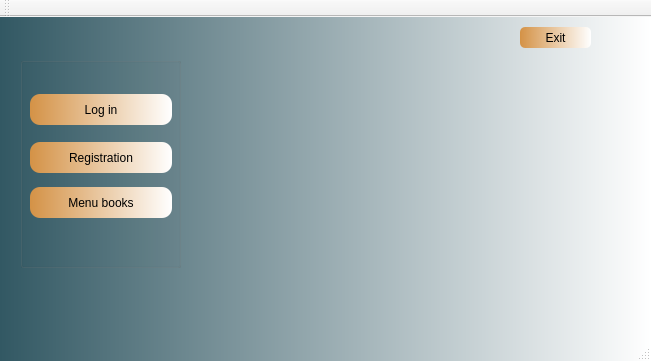
<?xml version="1.0" encoding="UTF-8"?>
<ui version="4.0">
 <class>MainWindow</class>
 <widget class="QMainWindow" name="MainWindow">
  <property name="geometry">
   <rect>
    <x>0</x>
    <y>0</y>
    <width>651</width>
    <height>361</height>
   </rect>
  </property>
  <property name="windowTitle">
   <string>MainWindow</string>
  </property>
  <property name="styleSheet">
   <string notr="true">QPushButton{
                          background-color: qlineargradient(spread:pad, x1:0, y1:0, x2:1, y2:0, stop:0 rgba(212, 146, 70, 255), stop:1 rgba(255, 255, 255, 255));
                          border-style: inset;
                          border-style: outset;
                          border-radius: 10px;
                          border-color: beige;
                          font: bold 14p;
                          min-width: 10em;
                          padding: 6px;
}
QPushButton:pressed{
                          background-color: rgb(224, 200, 0);
                          border-style: inset;
                          color: red;
                          border-style: outset;
                          border-width: 3px;
                          border-radius: 10px;
                          border-color: beige;
                          font: bold 14p;
                          min-width: 10em;
                          padding: 6px;
}
QMainWindow
{
 background-color:qlineargradient(spread:pad, x1:0, y1:0, x2:1, y2:0, stop:0 rgba(50, 88, 99, 255), stop:1 rgba(255, 255, 255, 255))
}</string>
  </property>
  <widget class="QWidget" name="centralWidget">
   <widget class="QGroupBox" name="groupBox">
    <property name="geometry">
     <rect>
      <x>20</x>
      <y>40</y>
      <width>161</width>
      <height>211</height>
     </rect>
    </property>
    <property name="styleSheet">
     <string notr="true"/>
    </property>
    <property name="title">
     <string/>
    </property>
    <widget class="QPushButton" name="Log_in_button">
     <property name="geometry">
      <rect>
       <x>10</x>
       <y>37</y>
       <width>142</width>
       <height>31</height>
      </rect>
     </property>
     <property name="text">
      <string>Log in</string>
     </property>
    </widget>
    <widget class="QPushButton" name="Registratio_button">
     <property name="geometry">
      <rect>
       <x>10</x>
       <y>85</y>
       <width>142</width>
       <height>31</height>
      </rect>
     </property>
     <property name="text">
      <string>Registration</string>
     </property>
    </widget>
    <widget class="QPushButton" name="Menu_books_button">
     <property name="geometry">
      <rect>
       <x>10</x>
       <y>130</y>
       <width>142</width>
       <height>31</height>
      </rect>
     </property>
     <property name="text">
      <string>Menu books</string>
     </property>
    </widget>
   </widget>
   <widget class="QLabel" name="label">
    <property name="geometry">
     <rect>
      <x>190</x>
      <y>40</y>
      <width>421</width>
      <height>211</height>
     </rect>
    </property>
    <property name="text">
     <string/>
    </property>
    <property name="pixmap">
     <pixmap resource="image.qrc">:/picture/book.jpg</pixmap>
    </property>
   </widget>
   <widget class="QLabel" name="user_name">
    <property name="geometry">
     <rect>
      <x>340</x>
      <y>10</y>
      <width>171</width>
      <height>20</height>
     </rect>
    </property>
    <property name="text">
     <string/>
    </property>
   </widget>
   <widget class="QPushButton" name="pushButton">
    <property name="geometry">
     <rect>
      <x>520</x>
      <y>10</y>
      <width>71</width>
      <height>21</height>
     </rect>
    </property>
    <property name="styleSheet">
     <string notr="true">QPushButton{
                          background-color: qlineargradient(spread:pad, x1:0, y1:0, x2:1, y2:0, stop:0 rgba(212, 146, 70, 255), stop:1 rgba(255, 255, 255, 255));
                          border-style: inset;
                          border-style: outset;
                          border-radius: 5px;
                          border-color: beige;
                          font: bold 4p;
                          min-width: 4em;
                          padding: 3px;
}</string>
    </property>
    <property name="text">
     <string>Exit</string>
    </property>
   </widget>
  </widget>
  <widget class="QMenuBar" name="menuBar">
   <property name="geometry">
    <rect>
     <x>0</x>
     <y>0</y>
     <width>651</width>
     <height>21</height>
    </rect>
   </property>
  </widget>
  <widget class="QToolBar" name="mainToolBar">
   <attribute name="toolBarArea">
    <enum>TopToolBarArea</enum>
   </attribute>
   <attribute name="toolBarBreak">
    <bool>false</bool>
   </attribute>
  </widget>
  <widget class="QStatusBar" name="statusBar"/>
 </widget>
 <layoutdefault spacing="6" margin="11"/>
 <resources>
  <include location="image.qrc"/>
 </resources>
 <connections/>
</ui>
